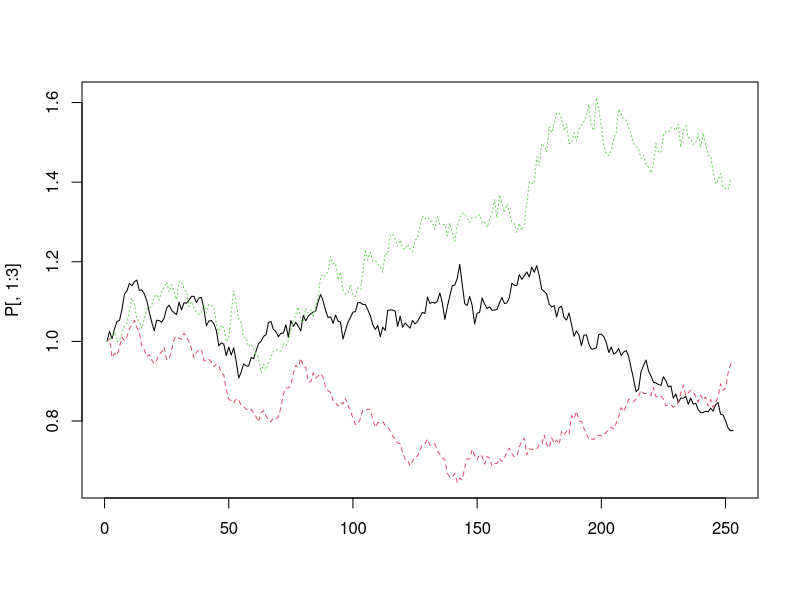
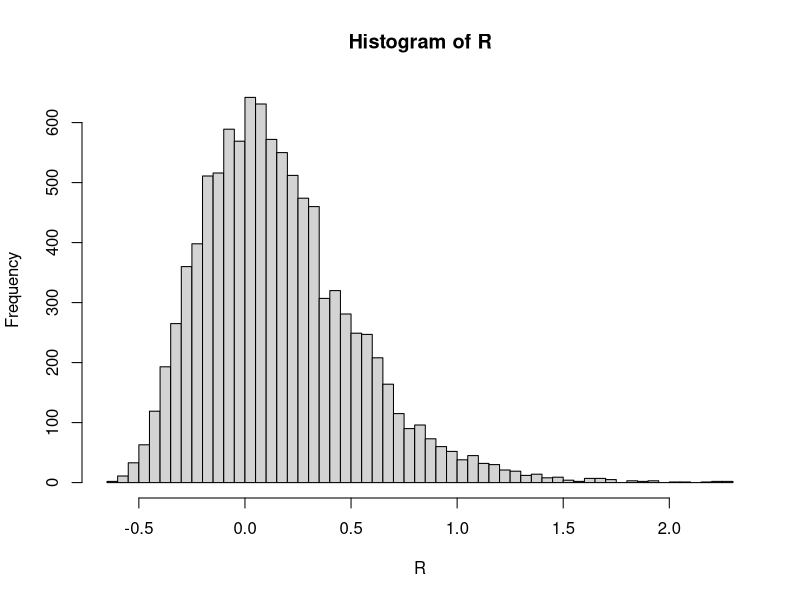
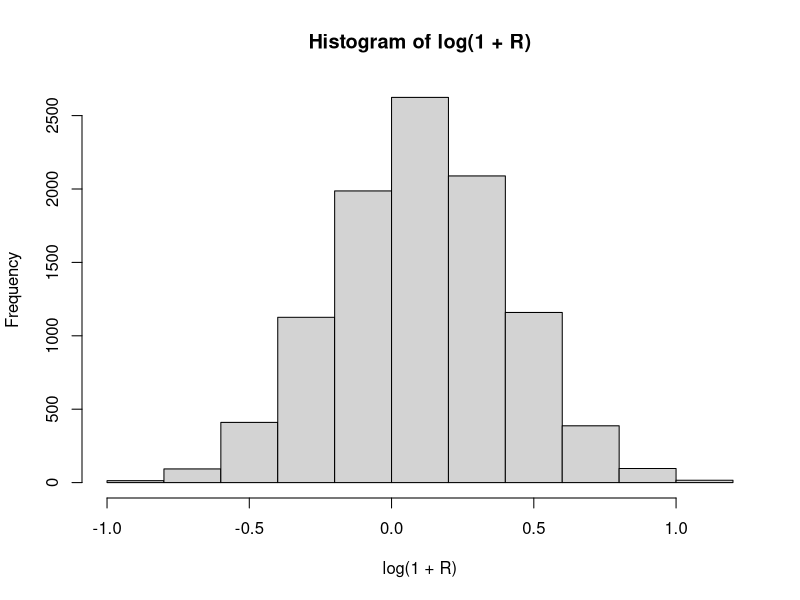
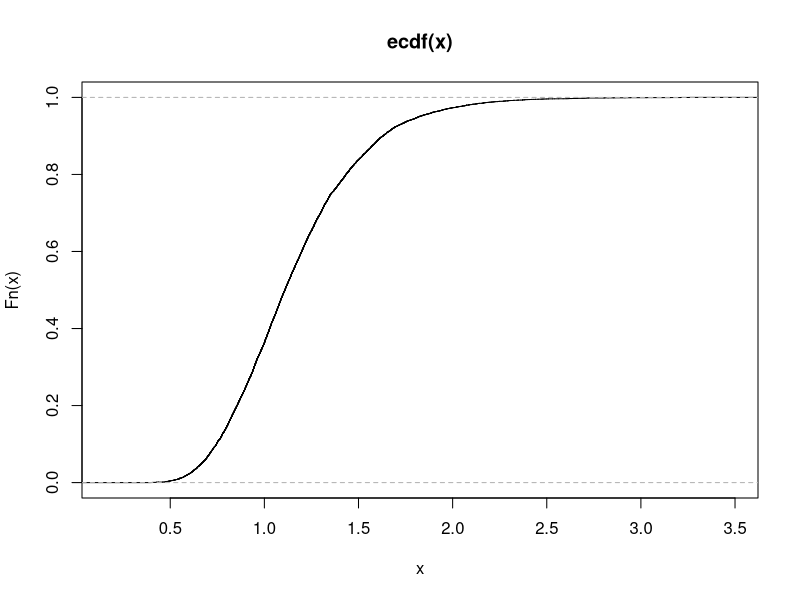
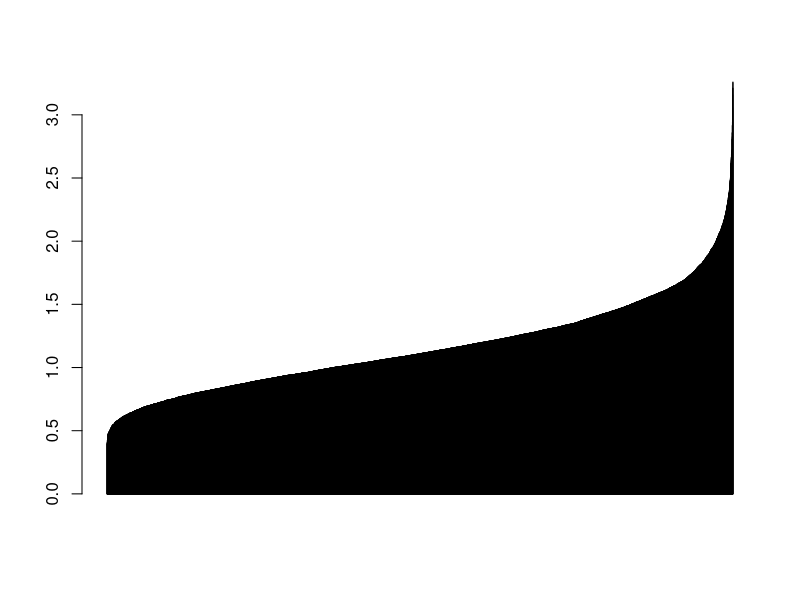
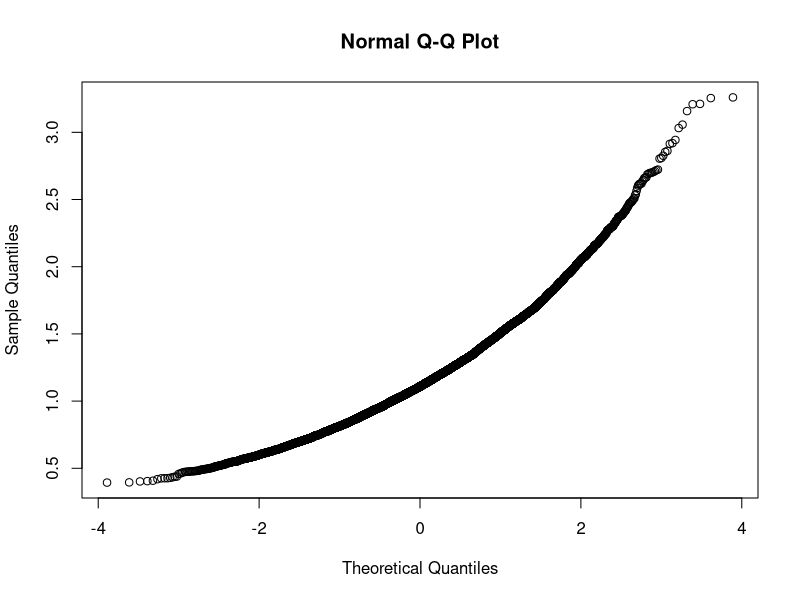
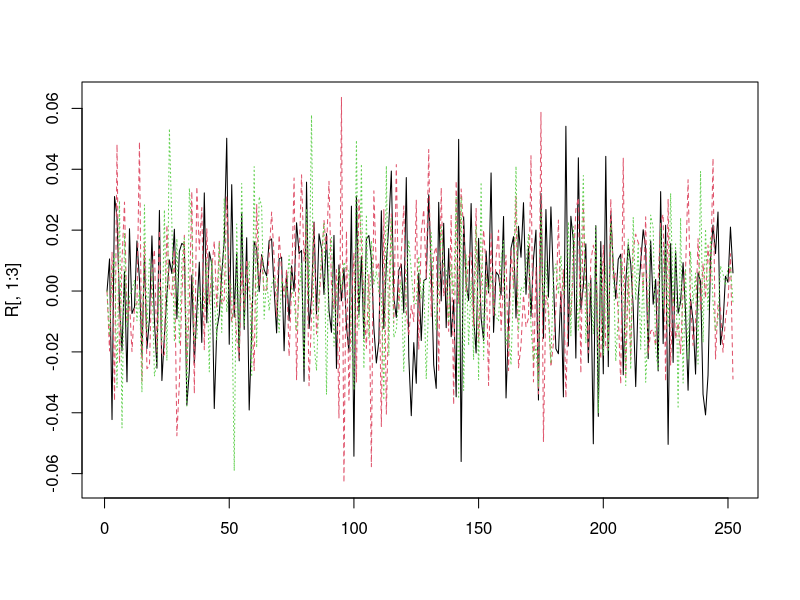
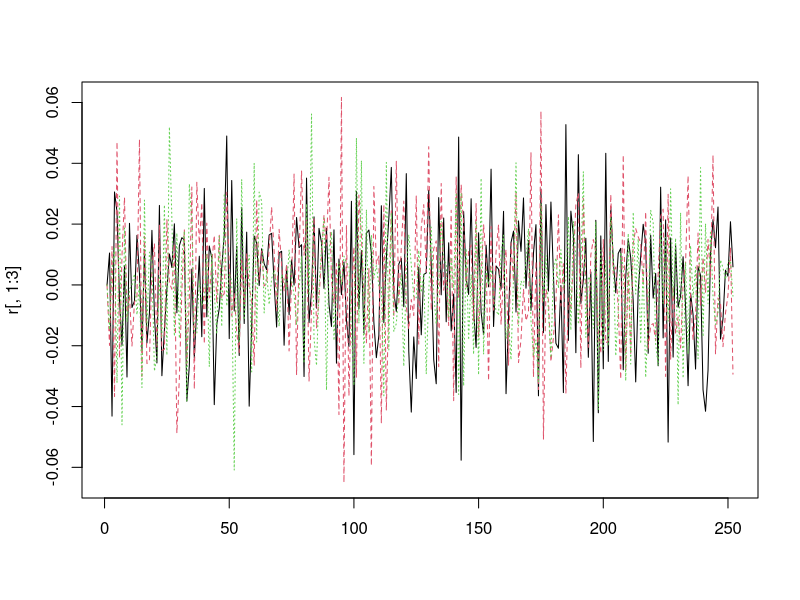

R code for these plots, in order:
# ===========================================================================
# Simulating a lognormal price process

Nt <- 252
Np <- 10000
sigma <- 0.3 #set annualized volatility to 30% (sd )
mu <- 0.1 # set annaulized drift/return to 10%
dt <- 1/252 # Time step scale factor to one day (252 td per year)
z <- matrix(rnorm(Nt*Np), nrow = Nt) # generate a set of normal random draws

r <- mu * dt + z * sigma * sqrt(dt) # we want the serie in daily steps!
# if one step represetned 1 year:
r_annual <- mu + z*sigma # like a normal generalized random walk

# another way to generate the daily steps:

r <- matrix(rnorm(
  Nt*Np,
  mean = mu*dt,
  sd = sigma * sqrt(dt)
  ), nrow = Nt
  )

s <- matrix(0, Nt+1, Np) # placeholders

# we fill the placeholders with the random normal numbers
# now is not a random walk, are the returns, and we are adding them
# because we are recreating the P_t = e ^ (rt_1...) equation

for (t in 1:Nt) {
  s[t+1,] <- s[t,] + r[t,]
}


P <- exp(s) # finally we create a log normal process

matplot(P[,1:3], type = "l") # it is interesting how the simulated series
# are different and could be the returns of any company, 
# but they are draw from the same distribution!

R <- P[Nt+1,] - 1 # terminal compounded growth factors from every simulated path

# exp(s) reconstructs the compounded growth factor P_T / P_0
# subtracting 1 converts gross return into simple return

mean(R) # lets compute the mean of the lats period paths
(exp(mu+sigma^2/2) -1) # it is really close to the theoretical mean 


sd(R) # now lets compare the standard deviatoin
sqrt(exp(2*mu + sigma^2) * (exp(sigma^2) - 1)) 

# so again montecarlo simulation is really useful to calculate or approximate
# theorical parameters, and as we increase the number of paths the gap closes

hist(R , breaks=50) # distribution of the returns (looks like a log normal)
hist(log(1+R)) # we are ploting the logaritmic returns (looks like a normal)
plot.ecdf(1+R) # now the cumulative distribution function
barplot(sort(1+R)) # another way to see the distribution

# with qq plots we can visualize hwo differnt is the distribution
# compared to a normal distribution (straight line)
qqnorm(1+R)

# ===========================================================================

# Simulating an AR(1)-style simple return process

lambda <- 0.4 # we define the weight of the effect of the previous values
mu <- 0.1 # the expected value (mean) of the returns is 10%

R <- matrix(0, Nt, Np) #placeholders, start with 0 

# Simulate IID Gaussian shocks (innovations/noise)
epsilon <- matrix(
  rnorm(Nt*Np, sd = sigma*sqrt(dt)), #note that is the sigma from the GRW
  nrow = Nt
)

## now we create the AR(1) process is terms of lambda and mu
## if we retrasform this in terms of deviations we will have the common formula
for (t in 2:Nt) {
  R[t,] <- (1 + lambda) * (mu * dt) - lambda * R[t-1,] + epsilon[t,]
}

matplot(R[,1:3], type = "l") 

# Convert simple returns to log-returns, if 1 + R > 0
r <- log(1 + R)
matplot(r[,1:3], type = "l") 
acf(R[,1]) # MOST IMPORTANTLY:
## when we analyze the autocorrelations we can see how the first one is 
## -0.4, the paratmeters that we defined earlier, and the coreraltiosn
## with the other periods are just the noise that we integrated
## it is an important and clear example of mean reversion
## lets see how it changes when we change lambda: 

lambda <- 0.8 
for (t in 2:Nt) {
  R[t,] <- (1 + lambda) * (mu * dt) - lambda * R[t-1,] + epsilon[t,]
}
acf(R[,1]) # stronger the weight of the previous value
# stronger the autocorerlation with the previous t values
